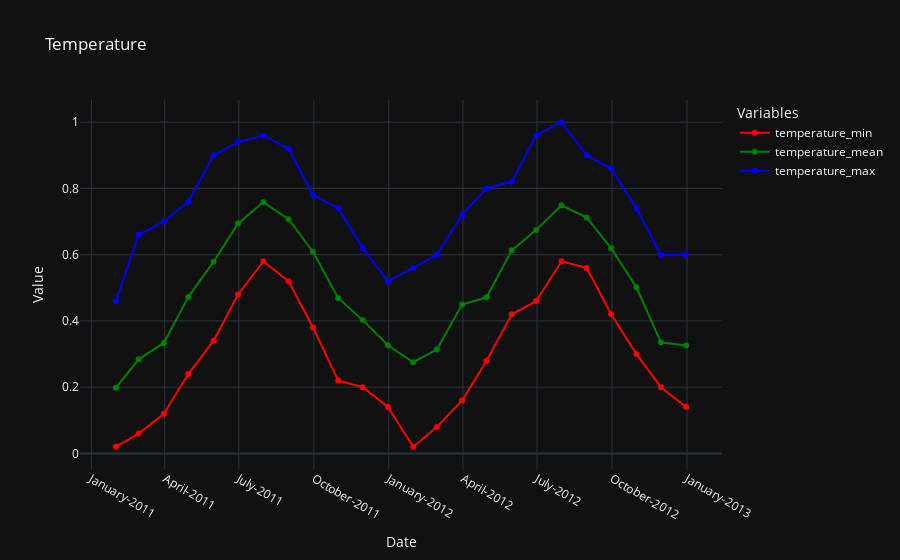

The notebook cell saved with this chart:
### Code cell
# Temperature
fig = px.line(ndf, x='date', y=['temperature_min', 'temperature_mean', 'temperature_max'], 
              title = 'Temperature',
              color_discrete_sequence=['red', 'green', 'blue'],
              labels=labels,
              )
fig.update_traces(mode='markers+lines')
fig.update_layout(xaxis=dict(tickformat="%B-%Y"), 
                  template = "plotly_dark",
                  )
fig.show()

### Figure 1 — Plotly figure (JSON) as saved in the notebook; plotly's stock layout.template omitted (floating-point values rounded to 4 significant figures)
{"data": [{"hovertemplate": "Variables=temperature_min<br>Date=%{x}<br>Value=%{y}<extra></extra>", "legendgroup": "temperature_min", "line": {"color": "red", "dash": "solid"}, "marker": {"symbol": "circle"}, "mode": "markers+lines", "name": "temperature_min", "orientation": "v", "showlegend": true, "type": "scatter", "x": ["2011-01-31T00:00:00", "2011-02-28T00:00:00", "2011-03-31T00:00:00", "2011-04-30T00:00:00", "2011-05-31T00:00:00", "2011-06-30T00:00:00", "2011-07-31T00:00:00", "2011-08-31T00:00:00", "2011-09-30T00:00:00", "2011-10-31T00:00:00", "2011-11-30T00:00:00", "2011-12-31T00:00:00", "2012-01-31T00:00:00", "2012-02-29T00:00:00", "2012-03-31T00:00:00", "2012-04-30T00:00:00", "2012-05-31T00:00:00", "2012-06-30T00:00:00", "2012-07-31T00:00:00", "2012-08-31T00:00:00", "2012-09-30T00:00:00", "2012-10-31T00:00:00", "2012-11-30T00:00:00", "2012-12-31T00:00:00"], "xaxis": "x", "y": [0.02, 0.06, 0.12, 0.24, 0.34, 0.48, 0.58, 0.52, 0.38, 0.22, 0.2, 0.14, 0.02, 0.08, 0.16, 0.28, 0.42, 0.46, 0.58, 0.56, 0.42, 0.3, 0.2, 0.14], "yaxis": "y"}, {"hovertemplate": "Variables=temperature_mean<br>Date=%{x}<br>Value=%{y}<extra></extra>", "legendgroup": "temperature_mean", "line": {"color": "green", "dash": "solid"}, "marker": {"symbol": "circle"}, "mode": "markers+lines", "name": "temperature_mean", "orientation": "v", "showlegend": true, "type": "scatter", "x": ["2011-01-31T00:00:00", "2011-02-28T00:00:00", "2011-03-31T00:00:00", "2011-04-30T00:00:00", "2011-05-31T00:00:00", "2011-06-30T00:00:00", "2011-07-31T00:00:00", "2011-08-31T00:00:00", "2011-09-30T00:00:00", "2011-10-31T00:00:00", "2011-11-30T00:00:00", "2011-12-31T00:00:00", "2012-01-31T00:00:00", "2012-02-29T00:00:00", "2012-03-31T00:00:00", "2012-04-30T00:00:00", "2012-05-31T00:00:00", "2012-06-30T00:00:00", "2012-07-31T00:00:00", "2012-08-31T00:00:00", "2012-09-30T00:00:00", "2012-10-31T00:00:00", "2012-11-30T00:00:00", "2012-12-31T00:00:00"], "xaxis": "x", "y": [0.198, 0.2841, 0.3335, 0.4726, 0.5789, 0.6941, 0.7586, 0.707, 0.6088, 0.4685, 0.4024, 0.3265, 0.2753, 0.3135, 0.4496, 0.4713, 0.6131, 0.6749, 0.7493, 0.7119, 0.6191, 0.5015, 0.3355, 0.3257], "yaxis": "y"}, {"hovertemplate": "Variables=temperature_max<br>Date=%{x}<br>Value=%{y}<extra></extra>", "legendgroup": "temperature_max", "line": {"color": "blue", "dash": "solid"}, "marker": {"symbol": "circle"}, "mode": "markers+lines", "name": "temperature_max", "orientation": "v", "showlegend": true, "type": "scatter", "x": ["2011-01-31T00:00:00", "2011-02-28T00:00:00", "2011-03-31T00:00:00", "2011-04-30T00:00:00", "2011-05-31T00:00:00", "2011-06-30T00:00:00", "2011-07-31T00:00:00", "2011-08-31T00:00:00", "2011-09-30T00:00:00", "2011-10-31T00:00:00", "2011-11-30T00:00:00", "2011-12-31T00:00:00", "2012-01-31T00:00:00", "2012-02-29T00:00:00", "2012-03-31T00:00:00", "2012-04-30T00:00:00", "2012-05-31T00:00:00", "2012-06-30T00:00:00", "2012-07-31T00:00:00", "2012-08-31T00:00:00", "2012-09-30T00:00:00", "2012-10-31T00:00:00", "2012-11-30T00:00:00", "2012-12-31T00:00:00"], "xaxis": "x", "y": [0.46, 0.66, 0.7, 0.76, 0.9, 0.94, 0.96, 0.92, 0.78, 0.74, 0.62, 0.52, 0.56, 0.6, 0.72, 0.8, 0.82, 0.96, 1, 0.9, 0.86, 0.74, 0.6, 0.6], "yaxis": "y"}], "layout": {"legend": {"title": {"text": "Variables"}, "tracegroupgap": 0}, "title": {"text": "Temperature"}, "xaxis": {"anchor": "y", "domain": [0, 1], "tickformat": "%B-%Y", "title": {"text": "Date"}}, "yaxis": {"anchor": "x", "domain": [0, 1], "title": {"text": "Value"}}}}
